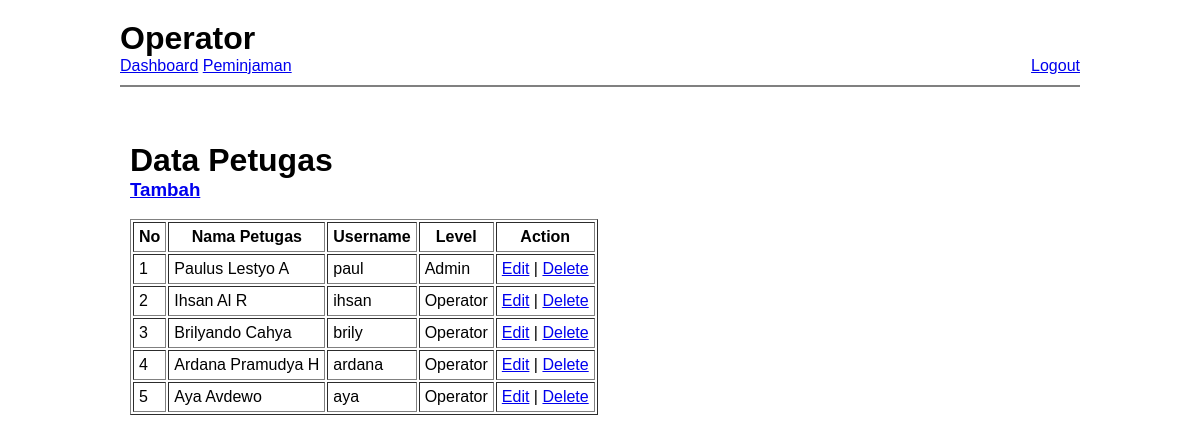
/admin_lihat_petugas.php (signed in), run on the app's committed database.
### tables this page shows
CREATE TABLE `petugas` (
  `id_petugas` varchar(255) NOT NULL,
  `username` varchar(255) NOT NULL,
  `password` varchar(255) NOT NULL,
  `nama_petugas` varchar(255) NOT NULL,
  `id_level` varchar(255) NOT NULL
);

CREATE TABLE `level` (
  `id_level` varchar(255) NOT NULL,
  `nama_level` varchar(255) NOT NULL
);

### classes/Database.php (called while the page is built, shortened)
<?php
class Database{
 	private $db, $result;
	var $host = "localhost";
	var $name = "root";
	var $pass = "";
	var $db_name = "latihan_inventaris";
	function __construct(){
		$this->db = mysqli_connect($this->host, $this->name, $this->pass,$this->db_name);
	}
	function run($query) {
		 return $this->result = mysqli_query($this->db, $query);
	}
}
?>

### classes/Petugas.php (called while the page is built, shortened)
<?php
require_once 'Database.php';
Class Petugas extends Database {
	public function get_all_join_level(){
		return $this->run("SELECT * FROM petugas INNER JOIN level ON petugas.id_level=level.id_level");
	}
}
 ?>

### admin_lihat_petugas.php (the view, shortened to what this page needs)
<?php
$petugas = new Petugas();
$data = $petugas->get_all_join_level();
require_once 'templates/header-admin.php';
 ?>
 <div class="wrapper">
 	<h1>Data Petugas</h1>
 	<h3><a href="admin_add_petugas.php">Tambah</a></h3><br>
 	<table border="1">
 		<tr>
 			<th>No</th>
 			<th>Nama Petugas</th>
 			<th>Username</th>
 			<th>Level</th>
 			<th>Action</th>
 		</tr>
 		<?php $i = 1; ?>
		<?php foreach ($data as $row) { ?>
 		<tr>
 			<td><?=$i?></td>
 			<td><?=$row['nama_petugas']?></td>
 			<td><?=$row['username']?></td>
 			<td><?=$row['nama_level']?></td>
 			<td><a href="admin_edit_petugas.php?id_petugas=<?=$row['id_petugas']?>">Edit</a> |
 				<a href="admin_delete_petugas.php?id_petugas=<?=$row['id_petugas']?>">Delete</a></td>
 		</tr>
 		<?php $i++ ?>
 		<?php } ?>
 	</table>
 </div>
 </body>
 </html>

### assets/style.css (style rules this page uses)
* { margin: 0; padding: 0; }
body { font-family: Arial, Helvetica, sans-serif; }
th,td,input,select { padding: 5px; }
.wrapper { margin: 5px; padding: 5px; }

### data on the page
petugas: nama_petugas "Paulus Lestyo A", username "paul", id_level.nama_level "Admin"
petugas: nama_petugas "Ihsan Al R", username "ihsan", id_level.nama_level "Operator"
petugas: nama_petugas "Brilyando Cahya", username "brily", id_level.nama_level "Operator"
petugas: nama_petugas "Ardana Pramudya H", username "ardana", id_level.nama_level "Operator"
petugas: nama_petugas "Aya Avdewo", username "aya", id_level.nama_level "Operator"

### other printed values
$_SESSION['level'] "Operator"
